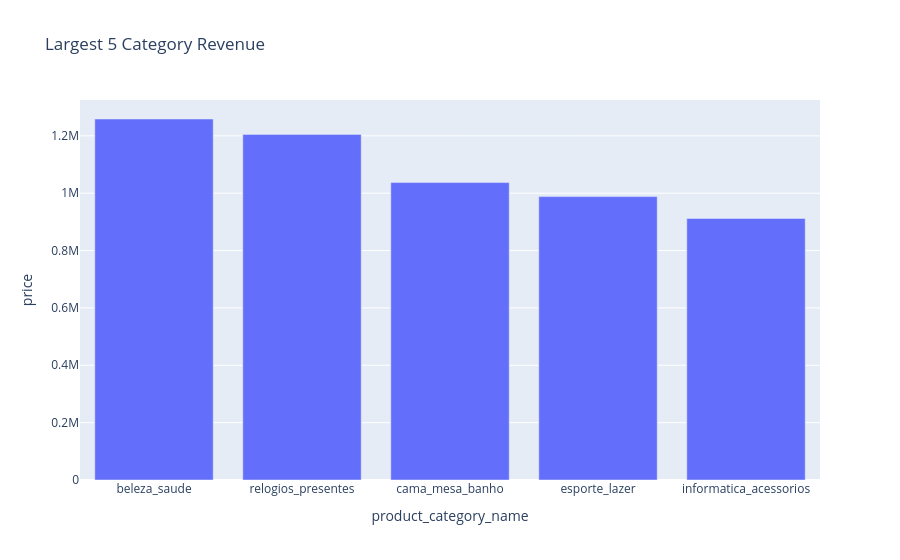

The notebook cell this image was saved under:
### Code cell
## largest 5 revenue products
fig=px.bar(category_revenue_L,
           x='product_category_name',
           y='price',
           title='Largest 5 Category Revenue')
fig.show()

### Figure 1 — Plotly figure (JSON) as saved in the notebook; plotly's stock layout.template omitted (floating-point values rounded to 4 significant figures)
{"data": [{"hovertemplate": "product_category_name=%{x}<br>price=%{y}<extra></extra>", "legendgroup": "", "marker": {"color": "#636efa", "pattern": {"shape": ""}}, "name": "", "orientation": "v", "showlegend": false, "textposition": "auto", "type": "bar", "x": ["beleza_saude", "relogios_presentes", "cama_mesa_banho", "esporte_lazer", "informatica_acessorios"], "xaxis": "x", "y": [1259000.0, 1205000.0, 1037000.0, 988000.0, 912000.0], "yaxis": "y"}], "layout": {"barmode": "relative", "legend": {"tracegroupgap": 0}, "title": {"text": "Largest 5 Category Revenue"}, "xaxis": {"anchor": "y", "domain": [0, 1], "title": {"text": "product_category_name"}}, "yaxis": {"anchor": "x", "domain": [0, 1], "title": {"text": "price"}}}}
